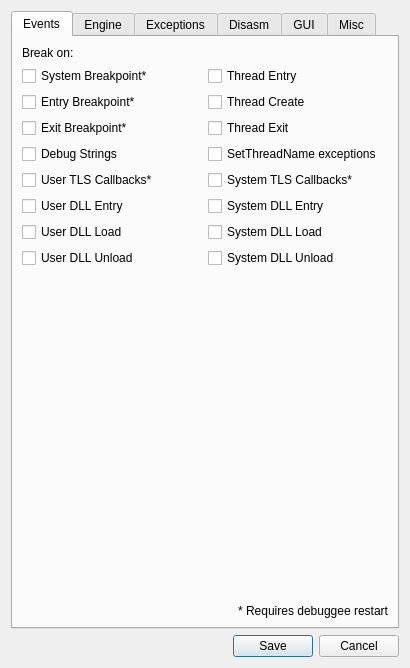
<?xml version="1.0" encoding="UTF-8"?>
<ui version="4.0">
 <class>SettingsDialog</class>
 <widget class="QDialog" name="SettingsDialog">
  <property name="geometry">
   <rect>
    <x>0</x>
    <y>0</y>
    <width>365</width>
    <height>561</height>
   </rect>
  </property>
  <property name="sizePolicy">
   <sizepolicy hsizetype="Expanding" vsizetype="Expanding">
    <horstretch>0</horstretch>
    <verstretch>0</verstretch>
   </sizepolicy>
  </property>
  <property name="windowTitle">
   <string>Preferences</string>
  </property>
  <property name="windowIcon">
   <iconset theme="settings" resource="../../resource.qrc">
    <normaloff>:/Default/icons/settings.png</normaloff>:/Default/icons/settings.png</iconset>
  </property>
  <property name="autoFillBackground">
   <bool>true</bool>
  </property>
  <layout class="QVBoxLayout" name="verticalLayout">
   <item>
    <widget class="QTabWidget" name="tabWidget">
     <property name="autoFillBackground">
      <bool>true</bool>
     </property>
     <property name="currentIndex">
      <number>0</number>
     </property>
     <widget class="QWidget" name="tabEvents">
      <attribute name="title">
       <string>Events</string>
      </attribute>
      <layout class="QGridLayout" name="gridLayout">
       <item row="9" column="0">
        <widget class="QCheckBox" name="chkDllLoad">
         <property name="text">
          <string>User DLL Load</string>
         </property>
        </widget>
       </item>
       <item row="2" column="1">
        <widget class="QCheckBox" name="chkThreadStart">
         <property name="text">
          <string>Thread Create</string>
         </property>
        </widget>
       </item>
       <item row="3" column="0">
        <widget class="QCheckBox" name="chkExitBreakpoint">
         <property name="text">
          <string>Exit Breakpoint*</string>
         </property>
        </widget>
       </item>
       <item row="4" column="1">
        <widget class="QCheckBox" name="chkThreadNameSet">
         <property name="text">
          <string>SetThreadName exceptions</string>
         </property>
        </widget>
       </item>
       <item row="9" column="1">
        <widget class="QCheckBox" name="chkDllLoadSystem">
         <property name="text">
          <string>System DLL Load</string>
         </property>
        </widget>
       </item>
       <item row="13" column="0">
        <spacer name="verticalSpacer_4">
         <property name="orientation">
          <enum>Qt::Vertical</enum>
         </property>
         <property name="sizeHint" stdset="0">
          <size>
           <width>20</width>
           <height>40</height>
          </size>
         </property>
        </spacer>
       </item>
       <item row="1" column="1">
        <widget class="QCheckBox" name="chkThreadEntry">
         <property name="text">
          <string>Thread Entry</string>
         </property>
        </widget>
       </item>
       <item row="4" column="0">
        <widget class="QCheckBox" name="chkDebugStrings">
         <property name="text">
          <string>Debug Strings</string>
         </property>
        </widget>
       </item>
       <item row="3" column="1">
        <widget class="QCheckBox" name="chkThreadEnd">
         <property name="text">
          <string>Thread Exit</string>
         </property>
        </widget>
       </item>
       <item row="5" column="1">
        <widget class="QCheckBox" name="chkTlsCallbacksSystem">
         <property name="text">
          <string>System TLS Callbacks*</string>
         </property>
        </widget>
       </item>
       <item row="11" column="1">
        <widget class="QCheckBox" name="chkDllUnloadSystem">
         <property name="text">
          <string>System DLL Unload</string>
         </property>
        </widget>
       </item>
       <item row="0" column="0">
        <widget class="QLabel" name="lblBreakOn">
         <property name="text">
          <string>Break on:</string>
         </property>
        </widget>
       </item>
       <item row="11" column="0">
        <widget class="QCheckBox" name="chkDllUnload">
         <property name="text">
          <string>User DLL Unload</string>
         </property>
        </widget>
       </item>
       <item row="5" column="0">
        <widget class="QCheckBox" name="chkTlsCallbacks">
         <property name="text">
          <string>User TLS Callbacks*</string>
         </property>
         <property name="checked">
          <bool>false</bool>
         </property>
        </widget>
       </item>
       <item row="1" column="0">
        <widget class="QCheckBox" name="chkSystemBreakpoint">
         <property name="text">
          <string>System Breakpoint*</string>
         </property>
         <property name="checked">
          <bool>false</bool>
         </property>
        </widget>
       </item>
       <item row="2" column="0">
        <widget class="QCheckBox" name="chkEntryBreakpoint">
         <property name="text">
          <string>Entry Breakpoint*</string>
         </property>
         <property name="checked">
          <bool>false</bool>
         </property>
        </widget>
       </item>
       <item row="8" column="1">
        <widget class="QCheckBox" name="chkDllEntrySystem">
         <property name="text">
          <string>System DLL Entry</string>
         </property>
        </widget>
       </item>
       <item row="8" column="0">
        <widget class="QCheckBox" name="chkDllEntry">
         <property name="text">
          <string>User DLL Entry</string>
         </property>
        </widget>
       </item>
       <item row="14" column="1">
        <widget class="QLabel" name="label_2">
         <property name="layoutDirection">
          <enum>Qt::LeftToRight</enum>
         </property>
         <property name="text">
          <string>* Requires debuggee restart</string>
         </property>
         <property name="alignment">
          <set>Qt::AlignRight|Qt::AlignTrailing|Qt::AlignVCenter</set>
         </property>
        </widget>
       </item>
      </layout>
     </widget>
     <widget class="QWidget" name="tabEngine">
      <property name="sizePolicy">
       <sizepolicy hsizetype="Minimum" vsizetype="Preferred">
        <horstretch>0</horstretch>
        <verstretch>0</verstretch>
       </sizepolicy>
      </property>
      <property name="minimumSize">
       <size>
        <width>0</width>
        <height>0</height>
       </size>
      </property>
      <attribute name="title">
       <string>Engine</string>
      </attribute>
      <layout class="QVBoxLayout" name="verticalLayout_4">
       <item>
        <layout class="QHBoxLayout" name="horizontalLayout">
         <item>
          <widget class="QGroupBox" name="groupBoxCalculationType">
           <property name="sizePolicy">
            <sizepolicy hsizetype="Preferred" vsizetype="Minimum">
             <horstretch>0</horstretch>
             <verstretch>0</verstretch>
            </sizepolicy>
           </property>
           <property name="title">
            <string>Calculation Type</string>
           </property>
           <layout class="QHBoxLayout" name="horizontalLayout_4">
            <item>
             <widget class="QRadioButton" name="radioSigned">
              <property name="text">
               <string>&amp;Signed</string>
              </property>
              <property name="checked">
               <bool>true</bool>
              </property>
             </widget>
            </item>
            <item>
             <widget class="QRadioButton" name="radioUnsigned">
              <property name="text">
               <string>&amp;Unsigned</string>
              </property>
             </widget>
            </item>
           </layout>
          </widget>
         </item>
         <item>
          <widget class="QGroupBox" name="groupBoxDebugEngine">
           <property name="title">
            <string>Debug Engine*</string>
           </property>
           <layout class="QHBoxLayout" name="horizontalLayout_3">
            <item>
             <widget class="QRadioButton" name="radioTitanEngine">
              <property name="text">
               <string>TitanEngine</string>
              </property>
              <property name="checked">
               <bool>true</bool>
              </property>
             </widget>
            </item>
            <item>
             <widget class="QRadioButton" name="radioGleeBug">
              <property name="text">
               <string>GleeBug</string>
              </property>
             </widget>
            </item>
           </layout>
          </widget>
         </item>
        </layout>
       </item>
       <item>
        <widget class="QGroupBox" name="groupBoxDefaultBreakpointType">
         <property name="sizePolicy">
          <sizepolicy hsizetype="Preferred" vsizetype="Minimum">
           <horstretch>0</horstretch>
           <verstretch>0</verstretch>
          </sizepolicy>
         </property>
         <property name="title">
          <string>Default Breakpoint Type</string>
         </property>
         <layout class="QVBoxLayout" name="verticalLayout_7">
          <item>
           <layout class="QHBoxLayout" name="layoutBreakpointType">
            <item>
             <widget class="QRadioButton" name="radioInt3Short">
              <property name="text">
               <string>INT3</string>
              </property>
              <property name="checked">
               <bool>true</bool>
              </property>
             </widget>
            </item>
            <item>
             <widget class="QRadioButton" name="radioInt3Long">
              <property name="text">
               <string>Long INT3</string>
              </property>
             </widget>
            </item>
            <item>
             <widget class="QRadioButton" name="radioUd2">
              <property name="text">
               <string>UD2</string>
              </property>
             </widget>
            </item>
           </layout>
          </item>
         </layout>
        </widget>
       </item>
       <item>
        <widget class="QCheckBox" name="chkUndecorateSymbolNames">
         <property name="text">
          <string>Undecorate Symbol Names</string>
         </property>
        </widget>
       </item>
       <item>
        <widget class="QCheckBox" name="chkEnableDebugPrivilege">
         <property name="text">
          <string>Enable Debug &amp;Privilege</string>
         </property>
        </widget>
       </item>
       <item>
        <widget class="QCheckBox" name="chkEnableSourceDebugging">
         <property name="text">
          <string>Enable Source Debugging</string>
         </property>
        </widget>
       </item>
       <item>
        <widget class="QCheckBox" name="chkDisableDatabaseCompression">
         <property name="text">
          <string>Disable Database Compression</string>
         </property>
        </widget>
       </item>
       <item>
        <widget class="QCheckBox" name="chkSaveDatabaseInProgramDirectory">
         <property name="text">
          <string>Save Database in Program Directory</string>
         </property>
        </widget>
       </item>
       <item>
        <widget class="QCheckBox" name="chkSkipInt3Stepping">
         <property name="text">
          <string>Skip INT3 stepping</string>
         </property>
        </widget>
       </item>
       <item>
        <widget class="QCheckBox" name="chkNoScriptTimeout">
         <property name="text">
          <string>No Script Timeout Warning</string>
         </property>
        </widget>
       </item>
       <item>
        <widget class="QCheckBox" name="chkIgnoreInconsistentBreakpoints">
         <property name="text">
          <string>&amp;Ignore inconsistent breakpoints</string>
         </property>
        </widget>
       </item>
       <item>
        <widget class="QCheckBox" name="chkHardcoreThreadSwitchWarning">
         <property name="text">
          <string>Log If the Thread Has Switched</string>
         </property>
        </widget>
       </item>
       <item>
        <widget class="QCheckBox" name="chkVerboseExceptionLogging">
         <property name="text">
          <string>Enable Verbose Exception Logging</string>
         </property>
        </widget>
       </item>
       <item>
        <widget class="QCheckBox" name="chkNoWow64SingleStepWorkaround">
         <property name="text">
          <string>Disable WOW64 Single Step Workaround</string>
         </property>
        </widget>
       </item>
       <item>
        <widget class="QCheckBox" name="chkDisableAslr">
         <property name="text">
          <string>Disable ASLR</string>
         </property>
        </widget>
       </item>
       <item>
        <widget class="QCheckBox" name="chkDetachOnAttach">
         <property name="text">
          <string>Detach from process when attaching to another</string>
         </property>
         <property name="toolTip">
          <string>When enabled, attaching to a new process will detach from the current process instead of terminating it</string>
         </property>
        </widget>
       </item>
       <item>
        <widget class="QCheckBox" name="chkDetachOnExit">
         <property name="text">
          <string>Detach from process when exiting debugger</string>
         </property>
         <property name="toolTip">
          <string>When enabled, exiting x64dbg will detach from the current process instead of terminating it</string>
         </property>
        </widget>
       </item>
       <item>
        <layout class="QHBoxLayout" name="horizontalLayoutMaxTraceCount">
         <item>
          <widget class="QLabel" name="lblMaxTraceCount">
           <property name="text">
            <string>Default maximum trace &amp;count</string>
           </property>
           <property name="buddy">
            <cstring>spinMaxTraceCount</cstring>
           </property>
          </widget>
         </item>
         <item>
          <widget class="QSpinBox" name="spinMaxTraceCount">
           <property name="sizePolicy">
            <sizepolicy hsizetype="Expanding" vsizetype="Fixed">
             <horstretch>0</horstretch>
             <verstretch>0</verstretch>
            </sizepolicy>
           </property>
           <property name="wrapping">
            <bool>false</bool>
           </property>
           <property name="frame">
            <bool>true</bool>
           </property>
           <property name="buttonSymbols">
            <enum>QAbstractSpinBox::UpDownArrows</enum>
           </property>
           <property name="minimum">
            <number>1</number>
           </property>
           <property name="maximum">
            <number>2147483647</number>
           </property>
           <property name="value">
            <number>50000</number>
           </property>
          </widget>
         </item>
        </layout>
       </item>
       <item>
        <layout class="QHBoxLayout" name="horizontalLayoutAnimateInterval">
         <item>
          <widget class="QLabel" name="lblAnimateInterval">
           <property name="text">
            <string>Animation per-step interval (ms)</string>
           </property>
           <property name="buddy">
            <cstring>spinAnimateInterval</cstring>
           </property>
          </widget>
         </item>
         <item>
          <widget class="QSpinBox" name="spinAnimateInterval">
           <property name="toolTip">
            <string>&lt;html&gt;&lt;head/&gt;&lt;body&gt;&lt;p&gt;The debugger sleeps for a certain time in order to keep the interval between animation steps constant as specified in this setting.&lt;/p&gt;&lt;p&gt;If you want to animate as fast as possible set this to 0.&lt;/p&gt;&lt;/body&gt;&lt;/html&gt;</string>
           </property>
           <property name="maximum">
            <number>99999</number>
           </property>
          </widget>
         </item>
        </layout>
       </item>
       <item>
        <spacer name="verticalSpacer">
         <property name="orientation">
          <enum>Qt::Vertical</enum>
         </property>
         <property name="sizeType">
          <enum>QSizePolicy::MinimumExpanding</enum>
         </property>
         <property name="sizeHint" stdset="0">
          <size>
           <width>20</width>
           <height>0</height>
          </size>
         </property>
        </spacer>
       </item>
       <item>
        <widget class="QLabel" name="label_4">
         <property name="text">
          <string>* Requires debugger restart</string>
         </property>
         <property name="alignment">
          <set>Qt::AlignRight|Qt::AlignTrailing|Qt::AlignVCenter</set>
         </property>
        </widget>
       </item>
      </layout>
     </widget>
     <widget class="QWidget" name="tabExceptions">
      <attribute name="title">
       <string>Exceptions</string>
      </attribute>
      <layout class="QVBoxLayout" name="verticalLayout_5">
       <item>
        <widget class="QLabel" name="lblExceptionFilters">
         <property name="text">
          <string>Exception Filters:</string>
         </property>
         <property name="buddy">
          <cstring>listExceptions</cstring>
         </property>
        </widget>
       </item>
       <item>
        <layout class="QHBoxLayout" name="horizontalLayoutExceptions">
         <item>
          <widget class="QListWidget" name="listExceptions">
           <property name="font">
            <font>
             <family>Courier New</family>
             <pointsize>8</pointsize>
            </font>
           </property>
           <property name="verticalScrollBarPolicy">
            <enum>Qt::ScrollBarAlwaysOn</enum>
           </property>
          </widget>
         </item>
         <item>
          <layout class="QVBoxLayout" name="layoutExceptionButtons">
           <item>
            <spacer name="verticalSpacerExceptionsTop">
             <property name="orientation">
              <enum>Qt::Vertical</enum>
             </property>
             <property name="sizeHint" stdset="0">
              <size>
               <width>20</width>
               <height>40</height>
              </size>
             </property>
            </spacer>
           </item>
           <item>
            <widget class="QPushButton" name="btnIgnoreRange">
             <property name="text">
              <string>Ignore &amp;Range</string>
             </property>
            </widget>
           </item>
           <item>
            <widget class="QPushButton" name="btnDeleteRange">
             <property name="text">
              <string>&amp;Delete Range</string>
             </property>
            </widget>
           </item>
           <item>
            <widget class="QPushButton" name="btnIgnoreLast">
             <property name="text">
              <string>Ignore &amp;Last</string>
             </property>
            </widget>
           </item>
           <item>
            <widget class="QPushButton" name="btnIgnoreFirst">
             <property name="toolTip">
              <string>Ignore all first-chance exceptions, don't print log, pass them to the debuggee and only break on second-chance exceptions.</string>
             </property>
             <property name="text">
              <string>Ignore First-Chance</string>
             </property>
            </widget>
           </item>
           <item>
            <widget class="QGroupBox" name="groupBoBreakOn">
             <property name="sizePolicy">
              <sizepolicy hsizetype="Preferred" vsizetype="Minimum">
               <horstretch>0</horstretch>
               <verstretch>0</verstretch>
              </sizepolicy>
             </property>
             <property name="title">
              <string>Break On</string>
             </property>
             <layout class="QVBoxLayout" name="verticalLayout_3">
              <item>
               <widget class="QRadioButton" name="radioFirstChance">
                <property name="text">
                 <string>First chance</string>
                </property>
               </widget>
              </item>
              <item>
               <widget class="QRadioButton" name="radioSecondChance">
                <property name="text">
                 <string>Second chance</string>
                </property>
               </widget>
              </item>
              <item>
               <widget class="QRadioButton" name="radioDoNotBreak">
                <property name="text">
                 <string>Do not break</string>
                </property>
               </widget>
              </item>
             </layout>
            </widget>
           </item>
           <item>
            <widget class="QGroupBox" name="groupBoxLogging">
             <property name="title">
              <string>Logging</string>
             </property>
             <layout class="QVBoxLayout" name="verticalLayout_6">
              <item>
               <widget class="QCheckBox" name="chkLogException">
                <property name="text">
                 <string>Log exception</string>
                </property>
               </widget>
              </item>
             </layout>
            </widget>
           </item>
           <item>
            <widget class="QGroupBox" name="groupBoxExceptionHandledBy">
             <property name="title">
              <string>Exception handled by</string>
             </property>
             <layout class="QVBoxLayout" name="verticalLayout_8">
              <item>
               <widget class="QRadioButton" name="radioHandledByDebugger">
                <property name="text">
                 <string>Debugger</string>
                </property>
               </widget>
              </item>
              <item>
               <widget class="QRadioButton" name="radioHandledByDebuggee">
                <property name="text">
                 <string>Debuggee</string>
                </property>
               </widget>
              </item>
             </layout>
            </widget>
           </item>
           <item>
            <spacer name="verticalSpacerExceptionsBottom">
             <property name="orientation">
              <enum>Qt::Vertical</enum>
             </property>
             <property name="sizeHint" stdset="0">
              <size>
               <width>20</width>
               <height>40</height>
              </size>
             </property>
            </spacer>
           </item>
          </layout>
         </item>
        </layout>
       </item>
      </layout>
     </widget>
     <widget class="QWidget" name="tabDisasm">
      <attribute name="title">
       <string>Disasm</string>
      </attribute>
      <layout class="QVBoxLayout" name="verticalLayout_2">
       <item>
        <widget class="QCheckBox" name="chkArgumentSpaces">
         <property name="text">
          <string>Argument Spaces</string>
         </property>
        </widget>
       </item>
       <item>
        <widget class="QCheckBox" name="chkTabBetweenMnemonicAndArguments">
         <property name="text">
          <string>Tab between mnemonic and arguments</string>
         </property>
        </widget>
       </item>
       <item>
        <widget class="QCheckBox" name="chkHidePointerSizes">
         <property name="text">
          <string>Hide pointer sizes</string>
         </property>
        </widget>
       </item>
       <item>
        <widget class="QCheckBox" name="chkHideNormalSegments">
         <property name="text">
          <string>Only show FS/GS segments</string>
         </property>
        </widget>
       </item>
       <item>
        <widget class="QCheckBox" name="chkMemorySpaces">
         <property name="text">
          <string>Memory Spaces</string>
         </property>
        </widget>
       </item>
       <item>
        <widget class="QCheckBox" name="chkUppercase">
         <property name="text">
          <string>Uppercase</string>
         </property>
        </widget>
       </item>
       <item>
        <widget class="QCheckBox" name="chkOnlyCipAutoComments">
         <property name="text">
          <string>Autocomments only on CIP</string>
         </property>
        </widget>
       </item>
       <item>
        <widget class="QCheckBox" name="chkNoHighlightOperands">
         <property name="text">
          <string>Don't highlight operands</string>
         </property>
        </widget>
       </item>
       <item>
        <widget class="QCheckBox" name="chkNoCurrentModuleText">
         <property name="text">
          <string>Hide module name for local memory addresses</string>
         </property>
        </widget>
       </item>
       <item>
        <widget class="QCheckBox" name="chkPermanentHighlightingMode">
         <property name="text">
          <string>Permanent highlighting mode</string>
         </property>
        </widget>
       </item>
       <item>
        <widget class="QCheckBox" name="chkNoBranchDisasmPreview">
         <property name="text">
          <string>Disable branch disassembly preview</string>
         </property>
        </widget>
       </item>
       <item>
        <layout class="QHBoxLayout" name="layoutValueNotation">
         <item>
          <widget class="QLabel" name="labelValueNotation">
           <property name="sizePolicy">
            <sizepolicy hsizetype="Preferred" vsizetype="Preferred">
             <horstretch>0</horstretch>
             <verstretch>0</verstretch>
            </sizepolicy>
           </property>
           <property name="text">
            <string>Hexadecimal value notation:</string>
           </property>
          </widget>
         </item>
         <item>
          <widget class="QComboBox" name="comboValueNotation">
           <property name="sizePolicy">
            <sizepolicy hsizetype="Maximum" vsizetype="Preferred">
             <horstretch>0</horstretch>
             <verstretch>0</verstretch>
            </sizepolicy>
           </property>
           <property name="sizeAdjustPolicy">
            <enum>QComboBox::AdjustToContentsOnFirstShow</enum>
           </property>
           <item>
            <property name="text">
             <string>None</string>
            </property>
           </item>
           <item>
            <property name="text">
             <string>C/C++</string>
            </property>
           </item>
           <item>
            <property name="text">
             <string>MASM</string>
            </property>
           </item>
          </widget>
         </item>
        </layout>
       </item>
       <item>
        <widget class="QCheckBox" name="chkNoSourceLinesAutoComments">
         <property name="text">
          <string>Don't show source lines in comments</string>
         </property>
        </widget>
       </item>
       <item>
        <widget class="QCheckBox" name="chkDoubleClickAssemble">
         <property name="text">
          <string>Assemble instruction on double-click</string>
         </property>
        </widget>
       </item>
       <item>
        <layout class="QHBoxLayout" name="layoutMaximumModuleNameSize">
         <item>
          <widget class="QLabel" name="lblMaximumModuleNameSize">
           <property name="enabled">
            <bool>true</bool>
           </property>
           <property name="sizePolicy">
            <sizepolicy hsizetype="Preferred" vsizetype="Preferred">
             <horstretch>0</horstretch>
             <verstretch>0</verstretch>
            </sizepolicy>
           </property>
           <property name="minimumSize">
            <size>
             <width>0</width>
             <height>0</height>
            </size>
           </property>
           <property name="text">
            <string>Maximum module name size</string>
           </property>
           <property name="buddy">
            <cstring>spinMaximumModuleNameSize</cstring>
           </property>
          </widget>
         </item>
         <item>
          <widget class="QSpinBox" name="spinMaximumModuleNameSize">
           <property name="sizePolicy">
            <sizepolicy hsizetype="Expanding" vsizetype="Fixed">
             <horstretch>0</horstretch>
             <verstretch>0</verstretch>
            </sizepolicy>
           </property>
           <property name="maximumSize">
            <size>
             <width>16777215</width>
             <height>16777215</height>
            </size>
           </property>
           <property name="minimum">
            <number>-1</number>
           </property>
           <property name="maximum">
            <number>2147483647</number>
           </property>
          </widget>
         </item>
        </layout>
       </item>
       <item>
        <spacer name="verticalSpacerDisasm">
         <property name="orientation">
          <enum>Qt::Vertical</enum>
         </property>
         <property name="sizeHint" stdset="0">
          <size>
           <width>20</width>
           <height>40</height>
          </size>
         </property>
        </spacer>
       </item>
      </layout>
     </widget>
     <widget class="QWidget" name="tabGui">
      <attribute name="title">
       <string>GUI</string>
      </attribute>
      <layout class="QVBoxLayout" name="verticalLayout_11">
       <item>
        <widget class="QCheckBox" name="chkFpuRegistersLittleEndian">
         <property name="sizePolicy">
          <sizepolicy hsizetype="Preferred" vsizetype="Fixed">
           <horstretch>0</horstretch>
           <verstretch>0</verstretch>
          </sizepolicy>
         </property>
         <property name="text">
          <string>Show FPU registers as little endian</string>
         </property>
        </widget>
       </item>
       <item>
        <widget class="QCheckBox" name="chkSaveColumnOrder">
         <property name="text">
          <string>Save GUI layout and column orders</string>
         </property>
        </widget>
       </item>
       <item>
        <widget class="QCheckBox" name="chkNoCloseDialog">
         <property name="text">
          <string>Don't show close dialog</string>
         </property>
        </widget>
       </item>
       <item>
        <widget class="QCheckBox" name="chkSaveLoadTabOrder">
         <property name="text">
          <string>Enable Load/Save Tab Order</string>
         </property>
        </widget>
       </item>
       <item>
        <widget class="QCheckBox" name="chkSidebarWatchLabels">
         <property name="text">
          <string>Show Watch Labels in Side Bar</string>
         </property>
        </widget>
       </item>
       <item>
        <widget class="QCheckBox" name="chkNoForegroundWindow">
         <property name="text">
          <string>Do not call SetForegroundWindow</string>
         </property>
        </widget>
       </item>
       <item>
        <widget class="QCheckBox" name="chkShowGraphRva">
         <property name="text">
          <string>Show RVA addresses in graph view</string>
         </property>
        </widget>
       </item>
       <item>
        <widget class="QCheckBox" name="chkGraphZoomMode">
         <property name="text">
          <string>Graph zoom mode</string>
         </property>
        </widget>
       </item>
       <item>
        <widget class="QCheckBox" name="chkAutoFollowInStack">
         <property name="text">
          <string>Auto follow operand in stack</string>
         </property>
        </widget>
       </item>
       <item>
        <widget class="QCheckBox" name="chkShowExitConfirmation">
         <property name="text">
          <string>Show exit confirmation dialog</string>
         </property>
        </widget>
       </item>
       <item>
        <widget class="QCheckBox" name="chkShowAttachConfirmation">
         <property name="text">
          <string>Show attach confirmation dialog</string>
         </property>
        </widget>
       </item>
       <item>
        <widget class="QCheckBox" name="chkDisableAutoComplete">
         <property name="text">
          <string>Disable auto completion in goto dialog</string>
         </property>
        </widget>
       </item>
       <item>
        <widget class="QCheckBox" name="chkHideSeasonalIcons">
         <property name="text">
          <string>Hide seasonal icons</string>
         </property>
        </widget>
       </item>
       <item>
        <widget class="QCheckBox" name="chkQtHighDpiScaling">
         <property name="toolTip">
          <string>Disabling this option will tell Windows that x64dbg is DPI unaware. This might result in blurry results in some configurations.</string>
         </property>
         <property name="text">
          <string>Qt High DPI Scaling</string>
         </property>
        </widget>
       </item>
       <item>
        <widget class="QCheckBox" name="chkWindowLongPath">
         <property name="text">
          <string>Full executable path in title</string>
         </property>
        </widget>
       </item>
       <item>
        <widget class="QCheckBox" name="chkNoIcons">
         <property name="text">
          <string>Disable icons*</string>
         </property>
        </widget>
       </item>
       <item>
        <widget class="QCheckBox" name="chkAutoTraceDump">
         <property name="toolTip">
          <string>Dump in trace view consumes significant memory. It is used by many features in trace view that need to search for access to memory. If disabled, it will not be loaded by default. The user can always load the dump manually. Dump in already opened trace tabs are not disabled until you close them.</string>
         </property>
         <property name="text">
          <string>Automatically load dump in trace view</string>
         </property>
        </widget>
       </item>
       <item>
        <spacer name="verticalSpacerGUI">
         <property name="orientation">
          <enum>Qt::Vertical</enum>
         </property>
         <property name="sizeHint" stdset="0">
          <size>
           <width>20</width>
           <height>40</height>
          </size>
         </property>
        </spacer>
       </item>
      </layout>
     </widget>
     <widget class="QWidget" name="tabMisc">
      <attribute name="title">
       <string>Misc</string>
      </attribute>
      <layout class="QVBoxLayout" name="verticalLayout_10">
       <item>
        <layout class="QVBoxLayout" name="verticalLayoutSymbolJIT">
         <item>
          <layout class="QHBoxLayout" name="horizontalLayoutSymbol">
           <item>
            <layout class="QVBoxLayout" name="verticalLayoutSymbolLabels">
             <item>
              <widget class="QLabel" name="lblSymbolStore">
               <property name="text">
                <string>Symbol Store:</string>
               </property>
               <property name="buddy">
                <cstring>editSymbolStore</cstring>
               </property>
              </widget>
             </item>
             <item>
              <widget class="QLabel" name="lblSymbolPath">
               <property name="text">
                <string>Symbol Path:</string>
               </property>
               <property name="buddy">
                <cstring>editSymbolCache</cstring>
               </property>
              </widget>
             </item>
            </layout>
           </item>
           <item>
            <layout class="QVBoxLayout" name="verticalLayoutSymbolEdits">
             <item>
              <widget class="QLineEdit" name="editSymbolStore"/>
             </item>
             <item>
              <widget class="QLineEdit" name="editSymbolCache"/>
             </item>
            </layout>
           </item>
          </layout>
         </item>
         <item>
          <widget class="QCheckBox" name="chkSetJIT">
           <property name="text">
            <string>Set x64dbg as Just In Time Debugger</string>
           </property>
          </widget>
         </item>
         <item>
          <layout class="QHBoxLayout" name="horizontalLayoutJIT">
           <item>
            <widget class="QLabel" name="label">
             <property name="text">
              <string>JIT:</string>
             </property>
             <property name="buddy">
              <cstring>editJIT</cstring>
             </property>
            </widget>
           </item>
           <item>
            <widget class="QLineEdit" name="editJIT">
             <property name="readOnly">
              <bool>true</bool>
             </property>
            </widget>
           </item>
          </layout>
         </item>
         <item>
          <widget class="QLabel" name="lblAdminWarning">
           <property name="text">
            <string>&lt;font color=&quot;red&quot;&gt;DIE SCUM!&lt;/font&gt;</string>
           </property>
          </widget>
         </item>
         <item>
          <widget class="QGroupBox" name="groupBoxSearchEngineURL">
           <property name="title">
            <string>Search Engine URL</string>
           </property>
           <layout class="QHBoxLayout" name="horizontalLayout_5">
            <item>
             <widget class="QLineEdit" name="editHelpOnSymbolicNameUrl"/>
            </item>
           </layout>
          </widget>
         </item>
        </layout>
       </item>
       <item>
        <widget class="QCheckBox" name="chkUtf16LogRedirect">
         <property name="text">
          <string>UTF-16 Log Redirect*</string>
         </property>
        </widget>
       </item>
       <item>
        <widget class="QCheckBox" name="chkUseLocalHelpFile">
         <property name="text">
          <string>Use local help file (x64dbg.chm)</string>
         </property>
        </widget>
       </item>
       <item>
        <widget class="QCheckBox" name="chkQueryProcessCookie">
         <property name="text">
          <string>Query process cookie*</string>
         </property>
        </widget>
       </item>
       <item>
        <widget class="QCheckBox" name="chkQueryWorkingSet">
         <property name="text">
          <string>Query working set before reading memory</string>
         </property>
        </widget>
       </item>
       <item>
        <widget class="QCheckBox" name="chkTransparentExceptionStepping">
         <property name="text">
          <string>Transparent exception stepping*</string>
         </property>
        </widget>
       </item>
       <item>
        <spacer name="verticalSpacerMisc">
         <property name="orientation">
          <enum>Qt::Vertical</enum>
         </property>
         <property name="sizeHint" stdset="0">
          <size>
           <width>20</width>
           <height>40</height>
          </size>
         </property>
        </spacer>
       </item>
       <item>
        <widget class="QLabel" name="label_3">
         <property name="text">
          <string>* Requires debuggee restart</string>
         </property>
         <property name="alignment">
          <set>Qt::AlignRight|Qt::AlignTrailing|Qt::AlignVCenter</set>
         </property>
        </widget>
       </item>
      </layout>
     </widget>
    </widget>
   </item>
   <item>
    <layout class="QHBoxLayout" name="horizontalLayoutSaveCancel">
     <item>
      <spacer name="horizontalSpacerSaveCancel">
       <property name="orientation">
        <enum>Qt::Horizontal</enum>
       </property>
       <property name="sizeHint" stdset="0">
        <size>
         <width>40</width>
         <height>20</height>
        </size>
       </property>
      </spacer>
     </item>
     <item>
      <widget class="QPushButton" name="btnSave">
       <property name="text">
        <string>Save</string>
       </property>
       <property name="default">
        <bool>true</bool>
       </property>
      </widget>
     </item>
     <item>
      <widget class="QPushButton" name="btnCancel">
       <property name="text">
        <string>Cancel</string>
       </property>
      </widget>
     </item>
    </layout>
   </item>
  </layout>
 </widget>
 <tabstops>
  <tabstop>tabWidget</tabstop>
  <tabstop>chkSystemBreakpoint</tabstop>
  <tabstop>chkEntryBreakpoint</tabstop>
  <tabstop>radioInt3Short</tabstop>
  <tabstop>radioInt3Long</tabstop>
  <tabstop>radioUd2</tabstop>
  <tabstop>chkUndecorateSymbolNames</tabstop>
  <tabstop>chkEnableDebugPrivilege</tabstop>
  <tabstop>chkEnableSourceDebugging</tabstop>
  <tabstop>chkDisableDatabaseCompression</tabstop>
  <tabstop>chkSaveDatabaseInProgramDirectory</tabstop>
  <tabstop>listExceptions</tabstop>
  <tabstop>btnIgnoreRange</tabstop>
  <tabstop>btnDeleteRange</tabstop>
  <tabstop>btnIgnoreLast</tabstop>
  <tabstop>chkArgumentSpaces</tabstop>
  <tabstop>chkTabBetweenMnemonicAndArguments</tabstop>
  <tabstop>chkMemorySpaces</tabstop>
  <tabstop>chkUppercase</tabstop>
  <tabstop>chkOnlyCipAutoComments</tabstop>
  <tabstop>editSymbolStore</tabstop>
  <tabstop>editSymbolCache</tabstop>
  <tabstop>chkSetJIT</tabstop>
  <tabstop>editJIT</tabstop>
  <tabstop>btnSave</tabstop>
  <tabstop>btnCancel</tabstop>
 </tabstops>
 <resources>
  <include location="../../resource.qrc"/>
 </resources>
 <connections>
  <connection>
   <sender>btnCancel</sender>
   <signal>clicked()</signal>
   <receiver>SettingsDialog</receiver>
   <slot>reject()</slot>
   <hints>
    <hint type="sourcelabel">
     <x>420</x>
     <y>622</y>
    </hint>
    <hint type="destinationlabel">
     <x>357</x>
     <y>236</y>
    </hint>
   </hints>
  </connection>
  <connection>
   <sender>btnSave</sender>
   <signal>clicked()</signal>
   <receiver>SettingsDialog</receiver>
   <slot>accept()</slot>
   <hints>
    <hint type="sourcelabel">
     <x>320</x>
     <y>622</y>
    </hint>
    <hint type="destinationlabel">
     <x>279</x>
     <y>236</y>
    </hint>
   </hints>
  </connection>
 </connections>
</ui>
